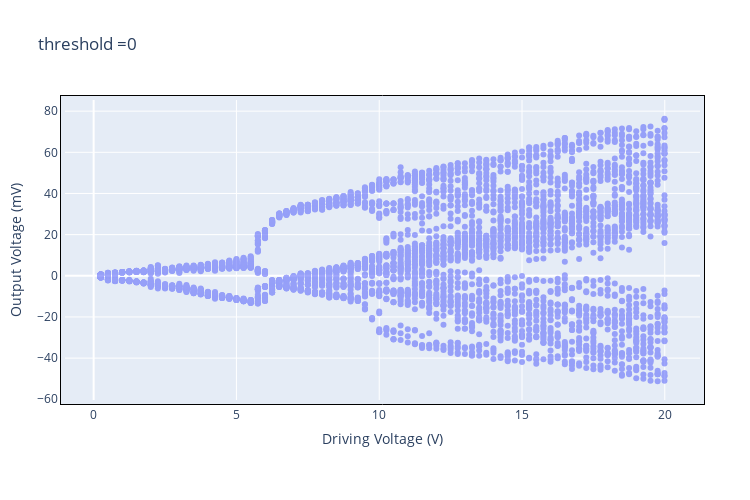
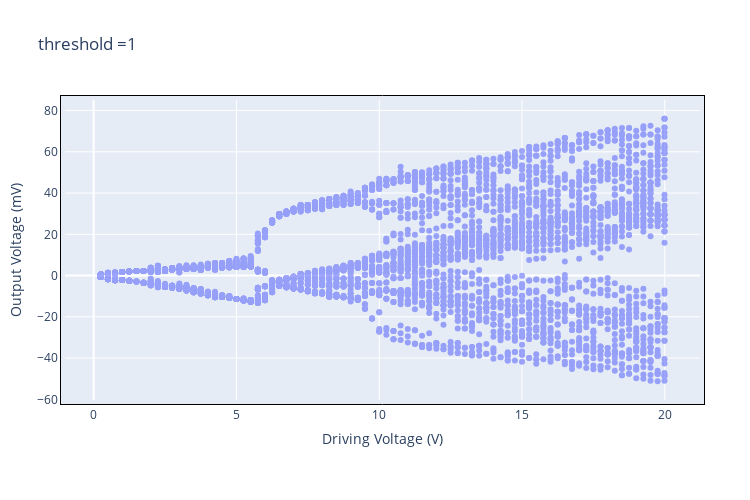
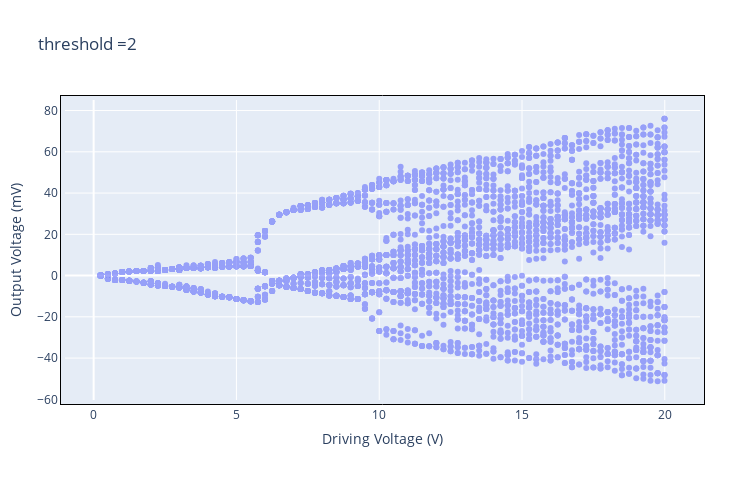
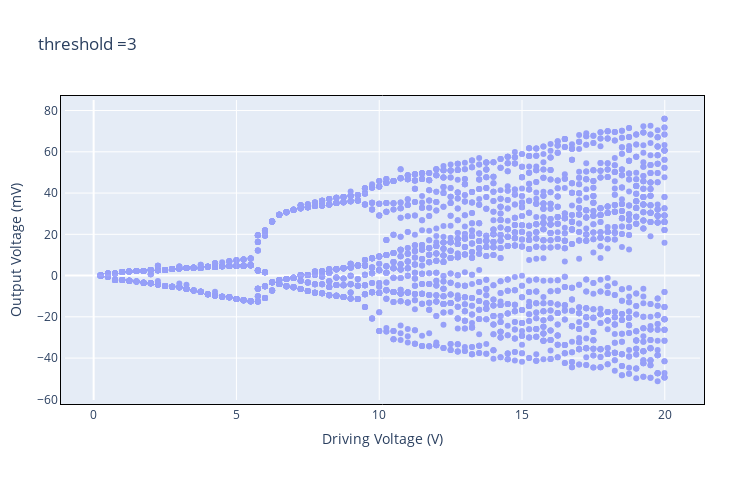

Notebook code for these charts, in order:
### Code cell
threshold = [0+ 1* i for i in range(0,15)]
for distance in threshold: 
    dic = run_all(file_path_ls,folders, threshold= distance)
    keys, vals , vals_len= [], [], []
    for k in dic.keys():
        keys.append(k)
        vals.append(dic.get(k))
        vals_len.append(len(dic.get(k)))
        # print(k + "  " + str(len(dic.get(k))) )
        
    i = 0
    vals[i][0] 
    plt_lsx = []

    for j in range(len(vals)):
        ls = [vals[j][i][0] for i in range(len(vals[j])) ]
        for k in range(len(ls)):
            plt_lsx.append([float(keys[j]), ls[k]])

    x_axis = [i[0] for i in plt_lsx]  
    y_axis = np.asarray([i[1] for i in plt_lsx] ) 
    
    # this is when you have MV
    y_axis [0:4] = y_axis [0:4] *( 1/1000)
    y_axis

    trace1 = go.Scatter(
        x = x_axis[5:],
        y = y_axis[5:],
        mode='markers ',   # scatter mode (more in UG section 1)
        opacity = .6,
        # marker = dict(size = 8, color = 'blue', line=dict(width=0.5))
        )
    data = [trace1]

    layout = go.Layout(
        autosize=False,
        width=750,
        height=500,

        xaxis= go.layout.XAxis(linecolor = 'black',
                            linewidth = 1,
                            mirror = True),

        yaxis= go.layout.YAxis(linecolor = 'black',
                            linewidth = 1,
                            mirror = True),

        margin=go.layout.Margin(
            l=50,
            r=50,
            b=100,
            t=100,
            pad = 4
        )
    )

    fig = go.Figure(data=data, layout=layout)
    fig.update_layout(title= 'threshold =' + str(distance) )
    fig.update_layout(yaxis_title="Output Voltage (mV)", xaxis_title="Driving Voltage (V)")
    fig.show()

### Figure 1 — Plotly figure (JSON) as saved in the notebook; plotly's stock layout.template omitted (floating-point values rounded to 4 significant figures; data arrays with more than 128 entries replaced by an {"elided": "..."} marker saying what was removed)
{"data": [{"mode": "markers", "opacity": 0.6, "type": "scatter", "x": {"elided": "4789 float values"}, "y": {"elided": "4789 float values"}}], "layout": {"autosize": false, "height": 500, "margin": {"b": 100, "l": 50, "pad": 4, "r": 50, "t": 100}, "title": {"text": "threshold =0"}, "width": 750, "xaxis": {"linecolor": "black", "linewidth": 1, "mirror": true, "title": {"text": "Driving Voltage (V)"}}, "yaxis": {"linecolor": "black", "linewidth": 1, "mirror": true, "title": {"text": "Output Voltage (mV)"}}}}

### Figure 2 — Plotly figure (JSON) as saved in the notebook; plotly's stock layout.template omitted (floating-point values rounded to 4 significant figures; data arrays with more than 128 entries replaced by an {"elided": "..."} marker saying what was removed)
{"data": [{"mode": "markers", "opacity": 0.6, "type": "scatter", "x": {"elided": "4726 float values"}, "y": {"elided": "4726 float values"}}], "layout": {"autosize": false, "height": 500, "margin": {"b": 100, "l": 50, "pad": 4, "r": 50, "t": 100}, "title": {"text": "threshold =1"}, "width": 750, "xaxis": {"linecolor": "black", "linewidth": 1, "mirror": true, "title": {"text": "Driving Voltage (V)"}}, "yaxis": {"linecolor": "black", "linewidth": 1, "mirror": true, "title": {"text": "Output Voltage (mV)"}}}}

### Figure 3 — Plotly figure (JSON) as saved in the notebook; plotly's stock layout.template omitted (floating-point values rounded to 4 significant figures; data arrays with more than 128 entries replaced by an {"elided": "..."} marker saying what was removed)
{"data": [{"mode": "markers", "opacity": 0.6, "type": "scatter", "x": {"elided": "4709 float values"}, "y": {"elided": "4709 float values"}}], "layout": {"autosize": false, "height": 500, "margin": {"b": 100, "l": 50, "pad": 4, "r": 50, "t": 100}, "title": {"text": "threshold =2"}, "width": 750, "xaxis": {"linecolor": "black", "linewidth": 1, "mirror": true, "title": {"text": "Driving Voltage (V)"}}, "yaxis": {"linecolor": "black", "linewidth": 1, "mirror": true, "title": {"text": "Output Voltage (mV)"}}}}

### Figure 4 — Plotly figure (JSON) as saved in the notebook; plotly's stock layout.template omitted (floating-point values rounded to 4 significant figures; data arrays with more than 128 entries replaced by an {"elided": "..."} marker saying what was removed)
{"data": [{"mode": "markers", "opacity": 0.6, "type": "scatter", "x": {"elided": "4699 float values"}, "y": {"elided": "4699 float values"}}], "layout": {"autosize": false, "height": 500, "margin": {"b": 100, "l": 50, "pad": 4, "r": 50, "t": 100}, "title": {"text": "threshold =3"}, "width": 750, "xaxis": {"linecolor": "black", "linewidth": 1, "mirror": true, "title": {"text": "Driving Voltage (V)"}}, "yaxis": {"linecolor": "black", "linewidth": 1, "mirror": true, "title": {"text": "Output Voltage (mV)"}}}}
